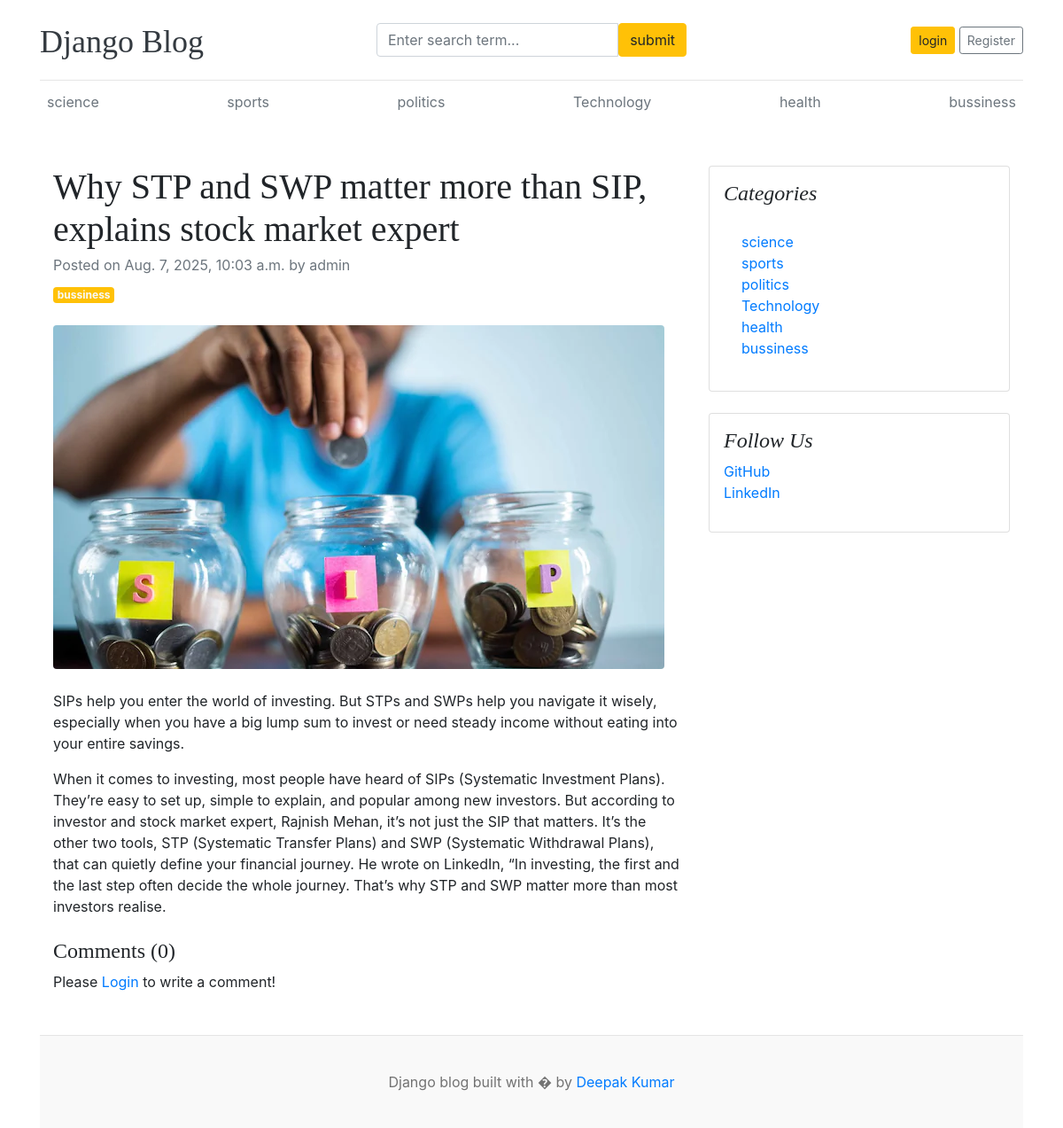
Page /blog/why-stp-and-swp-matter-more-than-sip-explains-stoc on the committed database.
### blogs/models.py (models this page shows, shortened)
class Category(models.Model):
    name = models.CharField(max_length=15,unique=True)
    created_at = models.DateTimeField(auto_now_add=True)
    updated_at = models.DateTimeField(auto_now=True)
    def __str__(self):
        return self.name
    class Meta:
        verbose_name_plural = 'categories'

class Blogs(models.Model):
    title = models.CharField(max_length=100,unique=True)
    slug = models.SlugField(blank=True,unique=True)
    category = models.ForeignKey(Category,on_delete=models.CASCADE)
    author = models.ForeignKey(User , on_delete=models.CASCADE)
    photo = models.ImageField(upload_to='images')
    short_body = models.TextField(max_length=1000)
    body = models.TextField(max_length=2000)
    STATUS_CHOICE =[
        (0, 'draft'),
        (1 ,'Published'),
    ]
    status = models.IntegerField(choices = STATUS_CHOICE , default = 0)
    is_featured = models.BooleanField(default=False)
    created_at = models.DateTimeField(auto_now_add=True)
    updated_at = models.DateTimeField(auto_now=True)
    class Meta:
        verbose_name_plural = 'blogs'

### blogs/views.py (the view, shortened to what this page needs)
# urls.py: 2. Add a URL to urlpatterns:  path('blog/', include('blog.urls'))
def blog(request,slug):
    posts = get_object_or_404(Blogs,slug=slug,status=1)
    comments = Comment.objects.filter(post=posts)
    comments_count = comments.count()
    context ={
        'post':posts,
        'comments':comments,
        'comments_count':comments_count
    }
    return render(request,'blogs/blog.html',context)

### blogs/context_processors.py (called while the page is built)
def categoryget(request):
    category = Category.objects.all()
    context ={
        'category':category
    }
    return dict(context)

### blogs/templates/blogs/blog.html (shortened to what this page needs)
{% extends 'main.html' %}
 {% block content %}
<div class="container mt-5">
    <div class="row">
        <div class="col-lg-8">
            <article>
                <header class="mb-4">
                    <h1 class="fw-bolder mb-1">{{ post.title }}</h1>
                    <div class="text-muted fst-italic mb-2">Posted on {{ post.created_at }} by {{ post.author }}</div>
                    <a class="badge bg-warning text-decoration-none text-light" href="{% url 'category' post.category.id  %}">{{ post.category}}</a>
                </header>
                <figure class="mb-4"><img class="img-fluid rounded" src="{{ post.photo.url }}" alt="" /></figure>
                <section class="mb-5">
                    <p class="fs-5 mb-4">{{ post.short_body|linebreaks }}<p>
                    <p class="fs-5 mb-4">{{ post.body }}</p>
                    <h4>Comments ({{ comments_count }}) </h4>
                        <div class="form-group">
                         <p>Please <span><a href="{% url 'login' %}">Login</a></span> to write a comment!</p>
                    </div>
                </section>
            </article>
        </div>
        <div class="col-lg-4">
            <div class="card mb-4 p-3">
                <h4 class="font-italic">Categories</h4>
                <div class="card-body">
                    <div class="row">
                        <div class="col-sm-6">
                            <ul class="list-unstyled mb-0">
                                {% for cat in  category %}
                                <li><a href="{% url 'category' cat.id %}">{{cat.name}}</a></li>
                                {% endfor %}
                            </ul>
                        </div>
                    </div>
                </div>
            </div>
            <div class="card mb-4 p-3">
                <h4 class="font-italic">Follow Us</h4>
                <ol class="list-unstyled">
                    <li><a href="#">GitHub</a></li>
                    <li><a href="#">LinkedIn</a></li>
                </ol>
            </div>
        </div>
    </div>
</div>
{% endblock content %}

### templates/header.html (shortened to what this page needs)
{% load static %}
<!DOCTYPE html>
<html lang="en">
<head>
    <link href="https://getbootstrap.com/docs/4.0/dist/css/bootstrap.min.css" rel="stylesheet">
  <link rel="stylesheet" href="https://cdnjs.cloudflare.com/ajax/libs/font-awesome/6.5.2/css/all.min.css">
    <link href="{% static 'css/style.css' %}" rel="stylesheet">
  </head>
<body>
    <div class="container">
      <header class="blog-header py-3">
        <div class="row flex-nowrap justify-content-between align-items-center">
          <div class="col-4 pt-1">
            <a class="blog-header-logo text-dark" href="/">Django Blog</a>
          </div>
            <div class="col-4">
            <form action="{% url 'search' %}" method="GET">
              <div class="input-group">
                <input class="form-control" name="keyword" type="text" placeholder="Enter search term..."  />
                <button type="submit" class="btn btn-warning" id="button-search" type="button">submit</button>
            </div>
            </form>
          </div>
          <div class="col-4 d-flex justify-content-end align-items-center">
            {% if not user.is_authenticated %}
            <a class="btn btn-sm btn-warning" href="{% url 'login' %}">login</a> &nbsp;
            <a class="btn btn-sm btn-outline-secondary" href="{% url 'register' %}">Register</a>
            {% else %}
            <span> <a href="{% url 'dashboard' %}" class="btn btn-sm btn-warning">Dashboard</a> </span> &nbsp; &nbsp;
            <a  href="{% url 'logout' %}"> Logout</a>
            {% endif %}
          </div>
        </div>
      </header>
      <div class="nav-scroller py-1 mb-2">
        <nav class="nav d-flex justify-content-between">
          {% for cat in category %}
          <a class="p-2 text-muted" href="{% url 'category' cat.id  %}">{{ cat.name }}</a>
          {% endfor %}
        </nav>
      </div>

### static/css/style.css (style rules this page uses)
.blog-header { border-bottom: 1px solid #e5e5e5; }
.blog-header-logo { font-family: "Playfair Display", Georgia, "Times New Roman", serif; font-size: 2.25rem; }
h1, h2, h3, h4, h5, h6 { font-family: "Playfair Display", Georgia, "Times New Roman", serif; }

### rows in the picture
Category: name "science"
Category: name "sports"
Category: name "politics"
Category: name "Technology"
Category: name "health"
Category: name "bussiness"
Blogs: title "Why STP and SWP matter more than SIP, explains stock market expert", created_at "Aug. 7, 2025, 10:03 a.m.", author "admin", category "bussiness", photo (picture), short_body "SIPs help you enter the world of investing. But STPs and SWPs help you navigate it wisely, especially when you have a big lump sum to invest or need steady income without eating into your entire savings.", body "When it comes to investing, most people have heard of SIPs (Systematic Investment Plans). They’re easy to set up, simple to explain, and popular among new investors. But according to investor and stock market expert, Rajnish Mehan, it’s not just the SIP that matters. It’s the other two tools, STP (Systematic Transfer Plans) and SWP (Systematic Withdrawal Plans), that can quietly define your financial journey. He wrote on LinkedIn, “In investing, the first and the last step often decide the whole journey. That’s why STP and SWP matter more than most investors realise."

### other values in the picture
{{ comments_count }} "0"
